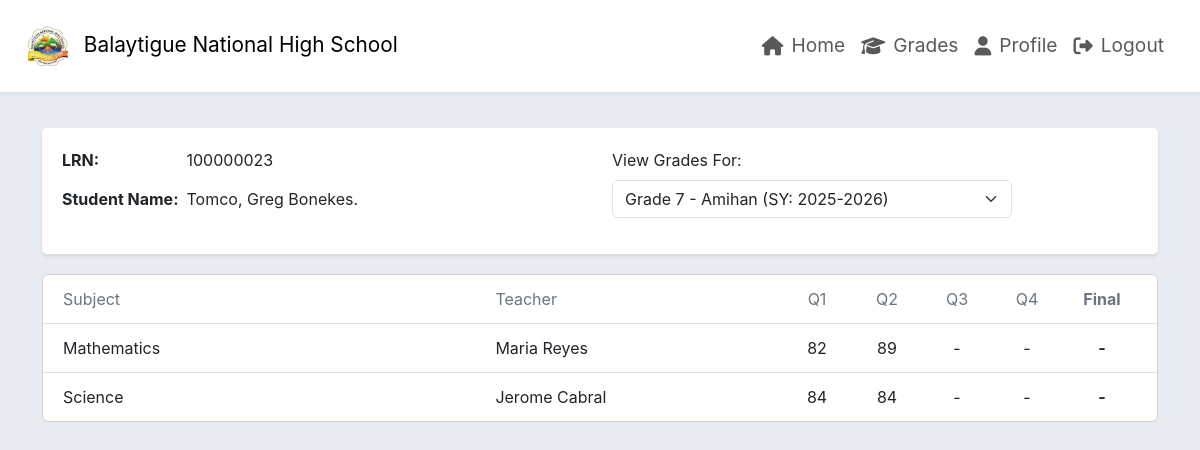
Page /student/grades.php (signed in) on the committed database.
### tables this page shows
CREATE TABLE `student` (
  `StudentID` int(11) NOT NULL,
  `userID` int(11) NOT NULL,
  `LRN` varchar(20) DEFAULT NULL,
  `FirstName` varchar(50) DEFAULT NULL,
  `LastName` varchar(50) DEFAULT NULL,
  `Middlename` varchar(250) NOT NULL,
  `surfix` varchar(250) NOT NULL,
  `Sex` varchar(250) NOT NULL,
  `Birthdate` date DEFAULT NULL,
  `Address` text DEFAULT NULL,
  `contactNumber` varchar(250) NOT NULL,
  `parentname` varchar(250) NOT NULL,
  `ParentsContact` varchar(100) DEFAULT NULL,
  `CivilStatus` varchar(20) DEFAULT NULL,
  `Religion` varchar(50) DEFAULT NULL
);

CREATE TABLE `section` (
  `SectionID` int(11) NOT NULL,
  `GradeLevel` tinyint(4) NOT NULL,
  `SectionName` varchar(20) NOT NULL,
  `AdviserID` int(11) DEFAULT NULL
);

CREATE TABLE `grades` (
  `grade_id` int(11) NOT NULL,
  `student_id` int(11) NOT NULL,
  `subject` int(11) DEFAULT NULL,
  `school_year` varchar(20) NOT NULL,
  `Q1` int(11) DEFAULT NULL,
  `Q2` int(11) DEFAULT NULL,
  `Q3` int(11) DEFAULT NULL,
  `Q4` int(11) DEFAULT NULL,
  `Final` int(11) DEFAULT NULL,
  `uploadedby` int(11) NOT NULL,
  `uploaded` datetime NOT NULL
);

CREATE TABLE `subject` (
  `SubjectID` int(11) NOT NULL,
  `written_work_percentage` decimal(10,2) NOT NULL,
  `peformance_task_percentage` decimal(10,2) NOT NULL,
  `quarterly_assessment_percentage` decimal(10,2) NOT NULL,
  `SubjectName` varchar(100) NOT NULL,
  `GradeLevel` int(11) NOT NULL,
  `teacherID` int(11) NOT NULL
);

### student/grades.php (the view, shortened to what this page needs)
<?php
require_once '../config.php';
$student_id = $_SESSION['user_id'];
$student_query = "SELECT s.* FROM student s WHERE s.userID = ?";
$stmt = $conn->prepare($student_query);
$stmt->bind_param('i', $student_id);
$stmt->execute();
$student_result = $stmt->get_result();
$student = $student_result->fetch_assoc();
$all_enrollments_query = "SELECT se.SectionID, se.SchoolYear, sec.GradeLevel, sec.SectionName
                          FROM section_enrollment se
                          JOIN section sec ON se.SectionID = sec.SectionID
                          WHERE se.StudentID = ?
                          ORDER BY se.SchoolYear DESC, sec.GradeLevel DESC";
$stmt = $conn->prepare($all_enrollments_query);
$stmt->bind_param('i', $student['StudentID']);
$stmt->execute();
$all_enrollments_result = $stmt->get_result();
$all_enrollments = $all_enrollments_result->fetch_all(MYSQLI_ASSOC);
$current_enrollment_query = "SELECT se.SectionID, se.SchoolYear, sec.GradeLevel, sec.SectionName
                             FROM section_enrollment se
                             JOIN section sec ON se.SectionID = sec.SectionID
                             WHERE se.StudentID = ? AND se.status = 'active'";
$stmt = $conn->prepare($current_enrollment_query);
$stmt->bind_param('i', $student['StudentID']);
$stmt->execute();
$current_enrollment_result = $stmt->get_result();
$current_enrollment = $current_enrollment_result->fetch_assoc();
$selected_grade_level = $current_enrollment['GradeLevel'] ?? null;
$selected_school_year = $current_enrollment['SchoolYear'] ?? null;
$grades_query = "SELECT
                    sub.SubjectName,
                    CONCAT(t.fName, ' ', t.lName) as TeacherName,
                    g.Q1, g.Q2, g.Q3, g.Q4, g.Final
                FROM grades g
                JOIN subject sub ON g.subject = sub.SubjectID
                JOIN teacher t ON sub.teacherID = t.TeacherID
                WHERE g.student_id = ? AND sub.GradeLevel = ? AND g.school_year = ?
                ORDER BY sub.SubjectName";
$stmt = $conn->prepare($grades_query);
$stmt->bind_param('iis', $student['StudentID'], $selected_grade_level, $selected_school_year);
$stmt->execute();
$grades_result = $stmt->get_result();
$grades = $grades_result->fetch_all(MYSQLI_ASSOC);
?>
<!DOCTYPE html>
<html lang="en">
<head>
    <link rel="stylesheet" href="https://cdnjs.cloudflare.com/ajax/libs/font-awesome/6.4.0/css/all.min.css">
    <link href="https://cdn.jsdelivr.net/npm/bootstrap@5.3.3/dist/css/bootstrap.min.css" rel="stylesheet">
    <link href="https://cdn.jsdelivr.net/npm/bootstrap-icons@1.8.1/font/bootstrap-icons.css" rel="stylesheet">
</head>
<body>
    <?php include '../navs/studentNav.php'; ?>
    <div class="container py-5">
        <div class="header-card">
            <div class="row">
                <div class="col-md-6">
                    <div class="student-info">
                        <strong>LRN:</strong> <?php echo htmlspecialchars($student['LRN']); ?>
                    </div>
                    <div class="student-info">
                        <strong>Student Name:</strong> <?php echo htmlspecialchars($student['LastName'] . ', ' . htmlspecialchars($student['FirstName']). ' '. htmlspecialchars($student['Middlename']).'.'); ?>
                    </div>
                </div>
                <div class="col-md-6">
                    <form method="post" class="filter-form">
                        <div class="mb-3">
                            <label for="enrollment_filter" class="form-label">View Grades For:</label>
                            <select class="form-select" id="enrollment_filter" name="enrollment_filter" onchange="this.form.submit()">
                                <?php foreach ($all_enrollments as $enrollment): ?>
                                    <option value="<?php echo $enrollment['GradeLevel'] . '|' . $enrollment['SchoolYear']; ?>"
                                        <?php if ($enrollment['GradeLevel'] == $selected_grade_level && $enrollment['SchoolYear'] == $selected_school_year) echo 'selected'; ?>>
                                        Grade <?php echo $enrollment['GradeLevel']; ?> - <?php echo $enrollment['SectionName']; ?> (SY: <?php echo $enrollment['SchoolYear']; ?>)
                                    </option>
                                <?php endforeach; ?>
                            </select>
                        </div>
                    </form>
                </div>
            </div>
        </div>
        <?php if (count($grades) > 0): ?>
            <div class="card">
                <div class="grade-row text-secondary">
                    <div class="grade-cell subject-name">Subject</div>
                    <div class="grade-cell teacher-name">Teacher</div>
                    <div class="grade-cell quarter-grade">Q1</div>
                    <div class="grade-cell quarter-grade">Q2</div>
                    <div class="grade-cell quarter-grade">Q3</div>
                    <div class="grade-cell quarter-grade">Q4</div>
                    <div class="grade-cell final-grade">Final</div>
                </div>
                <?php foreach ($grades as $grade): ?>
                    <div class="grade-row">
                        <div class="grade-cell subject-name"><?php echo htmlspecialchars($grade['SubjectName']); ?></div>
                        <div class="grade-cell teacher-name"><?php echo htmlspecialchars($grade['TeacherName']); ?></div>
                        <div class="grade-cell quarter-grade"><?php echo htmlspecialchars($grade['Q1'] ?? '-'); ?></div>
                        <div class="grade-cell quarter-grade"><?php echo htmlspecialchars($grade['Q2'] ?? '-'); ?></div>
                        <div class="grade-cell quarter-grade"><?php echo htmlspecialchars($grade['Q3'] ?? '-'); ?></div>
                        <div class="grade-cell quarter-grade"><?php echo htmlspecialchars($grade['Q4'] ?? '-'); ?></div>
                        <div class="grade-cell final-grade"><?php echo htmlspecialchars($grade['Final'] ?? '-'); ?></div>
                    </div>
                <?php endforeach; ?>
            </div>
        <?php endif; ?>
    </div>
</body>
</html>

### student/grades.php (style rules this page uses)
body { font-family: 'Inter', sans-serif; background-color: #f8f9fa; }
.header-card { background-color: white; border-radius: 5px; box-shadow: 0 2px 4px rgba(0, 0, 0, 0.1); margin-bottom: 20px; padding: 20px; }
.grade-row { display: flex; border-bottom: 1px solid #dee2e6; padding: 12px 15px; }
.grade-row:last-child { border-bottom: none; }
.grade-cell { flex: 1; padding: 0 5px; }
.subject-name { flex: 3; }
.teacher-name { flex: 2; }
.quarter-grade { flex: 0 0 70px; text-align: center; }
.final-grade { flex: 0 0 80px; text-align: center; font-weight: bold; }
.student-info { margin-bottom: 15px; }
.student-info strong { display: inline-block; width: 120px; }
.filter-form { max-width: 400px; }

### navs/studentNav.php (style rules this page uses)
body { background-color: #e8edf3ff; margin-top: 80px; }

### rows in the picture
student: LRN "100000023", LastName+FirstName+Middlename "Tomco, Greg Bonekes."
section: enrollment_filter "Grade 7 - Amihan (SY: 2025-2026)"
grades: subject.SubjectName "Mathematics", TeacherName "Maria Reyes", Q1 "82", Q2 "89", Q3 "-", Q4 "-", Final "-"
grades: subject.SubjectName "Science", TeacherName "Jerome Cabral", Q1 "84", Q2 "84", Q3 "-", Q4 "-", Final "-"
